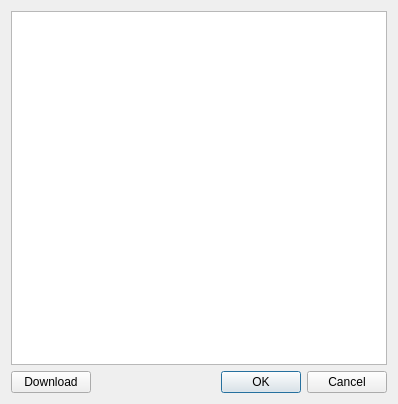
<?xml version="1.0" encoding="UTF-8"?>
<ui version="4.0">
 <class>DownloadGameDialog</class>
 <widget class="QDialog" name="DownloadGameDialog">
  <property name="geometry">
   <rect>
    <x>0</x>
    <y>0</y>
    <width>398</width>
    <height>404</height>
   </rect>
  </property>
  <property name="windowTitle">
   <string>Dialog</string>
  </property>
  <layout class="QGridLayout" name="gridLayout">
   <item row="2" column="1">
    <widget class="QDialogButtonBox" name="buttonBox">
     <property name="orientation">
      <enum>Qt::Horizontal</enum>
     </property>
     <property name="standardButtons">
      <set>QDialogButtonBox::Cancel|QDialogButtonBox::Ok</set>
     </property>
    </widget>
   </item>
   <item row="2" column="0">
    <widget class="QPushButton" name="download_pushButton">
     <property name="text">
      <string>Download</string>
     </property>
    </widget>
   </item>
   <item row="0" column="0" colspan="2">
    <widget class="QTableView" name="versions_tableView"/>
   </item>
  </layout>
 </widget>
 <resources/>
 <connections>
  <connection>
   <sender>buttonBox</sender>
   <signal>accepted()</signal>
   <receiver>DownloadGameDialog</receiver>
   <slot>accept()</slot>
   <hints>
    <hint type="sourcelabel">
     <x>248</x>
     <y>254</y>
    </hint>
    <hint type="destinationlabel">
     <x>157</x>
     <y>274</y>
    </hint>
   </hints>
  </connection>
  <connection>
   <sender>buttonBox</sender>
   <signal>rejected()</signal>
   <receiver>DownloadGameDialog</receiver>
   <slot>reject()</slot>
   <hints>
    <hint type="sourcelabel">
     <x>316</x>
     <y>260</y>
    </hint>
    <hint type="destinationlabel">
     <x>286</x>
     <y>274</y>
    </hint>
   </hints>
  </connection>
 </connections>
</ui>
